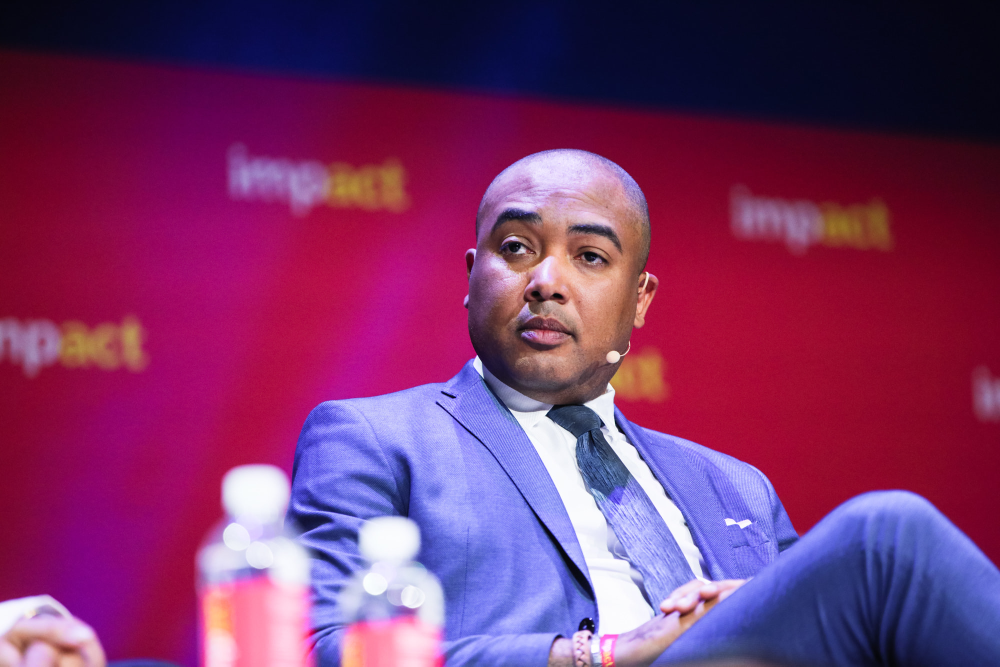
#> input picture images/profile_red_bg.jpg.jpg, 2000 x 1333 px (shown at 1/2 size)
$ python generate_ai_business_changes_15.py --output out.png
#> lines starting #> are read from the running program, lines starting #| are printed output that depends on the picture; after the words box and inside, x2 and y2 are one past the last pixel; in counts of white or black regions, pixels touching at a corner belong together
#!/usr/bin/env python3
"""Original fifteen-outcome enterprise AI infographic; no copied formulas or third-party diagram."""
from pathlib import Path
import argparse, math
from PIL import Image, ImageDraw, ImageFont, ImageOps
from reportlab.pdfgen import canvas
from reportlab.lib.pagesizes import A4
from reportlab.lib.utils import ImageReader

ROOT=Path(__file__).resolve().parents[1]
NAVY="#06213A"; NAVY2="#154362"; INK="#143149"; MUTED="#466071"
CREAM="#FCFAF7"; WHITE="#FFFFFF"; CYAN="#04C7EC"; COPPER="#BF8965"
EDGE="#DEE7EA"; PALE="#EDF5F5"; STEEL="#607F93"
REG="/usr/share/fonts/truetype/dejavu/DejaVuSans.ttf"
BOLD="/usr/share/fonts/truetype/dejavu/DejaVuSans-Bold.ttf"
GROUPS=[
("01","FINANCIAL PERFORMANCE","#247E7A","cash","Where the economics of the business change",[
("01","Incremental revenue","More contribution from qualified demand","Sales action with controlled recommendations","Matched-cohort contribution, not AI touches"),
("02","Recurring cost reduction","Fewer costs from work and rework","Redesigned process; expense actually retired","Finance-verified net run-cost change"),
("03","Investment payback","Recover the full AI investment","Lifecycle budget and realised cash effects","Cumulative net benefits versus investment"),
("04","Lower cost per transaction","Complete comparable work at lower unit cost","Reliable unit definition and exception control","Fully loaded cost per quality-adjusted case")]),
("02","OPERATIONAL PERFORMANCE","#BD8C61","clock","Where end-to-end work improves",[
("05","Faster cycle time","Less waiting from request to resolution","Remove bottlenecks across handoffs","End-to-end time, errors and escalation"),
("06","Repeatable automated work","Routine cases completed with less manual work","Permissions, test cases and recovery","Completed cases without rework"),
("07","More productive capacity","People do more useful work with released time","Redesign roles and allocate recovered hours","New work delivered; no double-counted cash"),
("08","Earlier first value","Useful results reach real operations sooner","Narrow scope and a clear release gate","Date of first verified sustained outcome")]),
("03","CUSTOMER OUTCOMES","#2E88BD","people","Where customers receive better results",[
("09","Higher sales conversion","More qualified prospects become customers","Reliable signals and seller judgment","Comparable conversion cohorts"),
("10","Stronger customer retention","Reduce avoidable churn and loss","Actionable signals, service ownership","Retention over a comparable renewal period"),
("11","Better customer experience","Clearer, more relevant and dependable service","Current knowledge, quality and feedback loops","Satisfaction with complaints and repeat contact"),
("12","First-contact resolution","Correctly solve more issues the first time","Bounded authority and reliable knowledge","Verified first-contact success and recontact")]),
("04","ENTERPRISE CAPABILITY","#8B7097","network","Where value survives beyond a pilot",[
("13","Pilots into owned services","Move useful tests into stable operations","Named owner, support and stop rights","Share of validated pilots operating reliably"),
("14","Cover priority value pools","Improve the work that matters most","Rank value, feasibility and risk","Material value addressed, not project count"),
("15","Employee experience","Remove friction while preserving judgment","Practitioner input and supported role changes","Experience, workload, quality and rework")])
]
def rgb(s):return tuple(int(s[i:i+2],16) for i in (1,3,5))
def F(size,bold=False):return ImageFont.truetype(BOLD if bold else REG,size)
def t(d,x,y,s,size,color,b=False):d.text((int(x),int(y)),str(s),font=F(size,b),fill=color)
def wrap(d,s,width,size,bold=False):
    a=[];line=""
    for word in s.split():
        trial=(line+" "+word).strip()
        if d.textbbox((0,0),trial,font=F(size,bold))[2] <= width:line=trial
        else:
            if line:a.append(line)
            line=word
    if line:a.append(line)
    return a
def paragraph(d,x,y,s,w,size,color,bold=False,limit=3,leading=1.28):
    lines=wrap(d,s,w,size,bold)
    if len(lines)>limit:raise ValueError("Overflow: "+repr((s,w,size,lines)))
    for line in lines:t(d,x,y,line,size,color,bold);y+=round(size*leading)
    return y
def rounded(d,box,fill,rad=15,edge=EDGE,width=2):
    d.rounded_rectangle(tuple(map(int,box)),radius=rad,fill=fill,outline=edge,width=width)
def gradient(im,box,a,b):
    d=ImageDraw.Draw(im);x0,y0,x1,y1=box;a=rgb(a);b=rgb(b)
    for y in range(y0,y1):
        k=(y-y0)/max(1,y1-y0)
        d.line((x0,y,x1,y),fill=tuple(round(a[i]*(1-k)+b[i]*k) for i in range(3)))
def emblem(d,kind,x,y,c):
    w=5
    if kind=="cash":
        d.ellipse((x+3,y+8,x+59,y+63),outline=c,width=w)
        d.line((x+30,y+18,x+30,y+53),fill=c,width=3)
        d.arc((x+16,y+18,x+48,y+49),70,255,fill=c,width=4)
    elif kind=="clock":
        d.ellipse((x+5,y+5,x+66,y+66),outline=c,width=w)
        d.line((x+35,y+35,x+35,y+16),fill=c,width=w)
        d.line((x+35,y+35,x+54,y+45),fill=c,width=w)
    elif kind=="people":
        d.ellipse((x+25,y+5,x+47,y+27),outline=c,width=4)
        d.arc((x+14,y+26,x+58,y+67),185,355,fill=c,width=4)
        d.ellipse((x+2,y+18,x+17,y+34),outline=c,width=3)
        d.ellipse((x+57,y+18,x+72,y+34),outline=c,width=3)
    else:
        for a,b in [(9,39),(35,12),(62,40)]:
            d.ellipse((x+a-9,y+b-9,x+a+9,y+b+9),outline=c,width=4)
        d.line((x+23,y+33,x+29,y+22),fill=c,width=4)
        d.line((x+44,y+23,x+55,y+33),fill=c,width=4)
def portrait(im,x,y,r):
    path=ROOT/"images"/"profile_red_bg.jpg.jpg"
    if not path.is_file():raise FileNotFoundError("Authentic brand portrait absent: "+str(path))
    with Image.open(path) as photo:
        photo=photo.convert("RGB")
        if photo.width>800:
            a,b=photo.size;photo=photo.crop((int(a*.42),int(b*.16),int(a*.70),int(b*.60)))
        photo=ImageOps.fit(photo,(2*r,2*r),centering=(.5,.4))
    mask=Image.new("L",(2*r,2*r),0);ImageDraw.Draw(mask).ellipse((0,0,2*r,2*r),fill=255)
    d=ImageDraw.Draw(im);d.ellipse((x-r-5,y-r-5,x+r+5,y+r+5),fill=WHITE)
    im.paste(photo,(x-r,y-r),mask)
def header(im,mobile):
    w=im.width;end=430 if mobile else 355;gradient(im,(0,0,w,end),NAVY,NAVY2)
    d=ImageDraw.Draw(im)
    for k in range(4):d.arc((-135,20+k*28,w+130,end+170+k*30),190,333,fill="#205477",width=3)
    x=40 if mobile else 64
    d.rectangle((x,44,x+9,108),fill=CYAN)
    t(d,x+28,56,"EXECUTIVE AI BRIEFING   /   BUSINESS VALUE",21 if mobile else 22,"#A4EAF3",True)
    if mobile:
        t(d,x,144,"15 WAYS AI CAN",54,WHITE,True)
        t(d,x,219,"CHANGE YOUR",54,WHITE,True)
        t(d,x,294,"BUSINESS",60,"#E7B488",True)
        paragraph(d,x,370,"What it takes to make the change measurable.",w-x*2,22,"#DFEDF3")
    else:
        t(d,x,130,"15 WAYS AI CAN CHANGE",67,WHITE,True)
        t(d,x,220,"YOUR BUSINESS",75,"#E7B488",True)
        t(d,x,314,"What changes. What it takes. What must be proved.",24,"#DFEDF3")
def intro(im,mobile):
    d=ImageDraw.Draw(im);x=42 if mobile else 64
    y=460 if mobile else 377
    t(d,x,y,"USAGE SHOWS ACTIVITY. OUTCOMES SHOW CHANGE.",22 if mobile else 25,INK,True)
    paragraph(d,x,y+(50 if mobile else 53),
      "Fifteen selected business outcomes across four executive dimensions. An AI feature is not a benefit until the business can demonstrate a change in real work.",
      im.width-2*x,20 if mobile else 22,MUTED,limit=4)
def band(im,y,g,mobile):
    n,label,color,kind,caption,_=g
    d=ImageDraw.Draw(im);x=34 if mobile else 55;right=im.width-x
    rounded(d,(x,y,right,y+(100 if mobile else 84)),color,18,color,2)
    emblem(d,kind,x+21,y+15,WHITE)
    tx=x+104
    t(d,tx,y+10,n+"   "+label,25 if mobile else 30,WHITE,True)
    paragraph(d,tx,y+54,caption,right-tx-18,18 if mobile else 20,"#FFFFFF",limit=1)
def card(im,x,y,w,h,item,color,mobile):
    number,title,change,takes,proof=item
    d=ImageDraw.Draw(im)
    rounded(d,(x,y,x+w,y+h),WHITE,18,EDGE,2)
    d.rounded_rectangle((x+18,y+17,x+79,y+65),radius=9,fill=color)
    t(d,x+25,y+24,number,25,WHITE,True)
    tx=x+95
    paragraph(d,tx,y+20,title,w-116,31 if mobile else 26,INK,True,limit=2,leading=1.12)
    first=y+(98 if mobile else 87)
    t(d,x+22,first,"CHANGE",20 if mobile else 15,color,True)
    paragraph(d,x+(170 if mobile else 119),first-2,change,w-(195 if mobile else 144),24 if mobile else 17,MUTED,limit=2)
    first+=79 if mobile else 49
    t(d,x+22,first,"REQUIRES",20 if mobile else 14,color,True)
    paragraph(d,x+(170 if mobile else 119),first-2,takes,w-(195 if mobile else 144),24 if mobile else 17,INK,limit=2)
    first+=79 if mobile else 49
    t(d,x+22,first,"PROOF",20 if mobile else 15,color,True)
    paragraph(d,x+(170 if mobile else 119),first-2,proof,w-(195 if mobile else 144),24 if mobile else 17,MUTED,limit=2)
VALUE_CHECK_ROWS=(
    ("RESULT","Did the outcome improve?"),
    ("ATTRIBUTION","What was genuinely caused by AI?"),
    ("NET EFFECT","Does value remain after full costs and rework?"),
)

def value_check_panel(im,x,y,w,h,mobile=False):
    """Unnumbered editorial proof panel, not a sixteenth AI measure."""
    d=ImageDraw.Draw(im)
    violet="#816A95"
    surface="#F3EFF7"
    frame="#D9D0E3"
    rounded(d,(x,y,x+w,y+h),surface,18,frame,2)
    d.rounded_rectangle((x+12,y+13,x+18,y+h-13),radius=3,fill=violet)
    left=x+33
    t(d,left,y+18,"THE VALUE TEST",20 if mobile else 17,violet,True)
    # Original line icon: documented result + confirmation, no extra metric number.
    icon_x=x+w-(91 if mobile else 74);icon_y=y+23
    d.rounded_rectangle((icon_x,icon_y,icon_x+33,icon_y+38),radius=5,outline=violet,width=3)
    d.line([(icon_x+7,icon_y+22),(icon_x+14,icon_y+29),(icon_x+27,icon_y+12)],fill=violet,width=3)
    t(d,left,y+(62 if mobile else 50),
      "Before calling it AI impact",31 if mobile else 23,INK,True)
    first=y+(140 if mobile else 98)
    step=63 if mobile else 37
    label_w=180 if mobile else 132
    for i,(label,question) in enumerate(VALUE_CHECK_ROWS):
        row_y=first+i*step
        if i:
            d.line((left,row_y-12 if mobile else row_y-7,x+w-24,row_y-12 if mobile else row_y-7),
                   fill="#E0D9E9",width=1)
        t(d,left,row_y,label,18 if mobile else 15,violet,True)
        paragraph(d,left+label_w,row_y-2,question,
                  w-label_w-65,23 if mobile else 16,INK,limit=2)

def action(im,y,mobile):
    d=ImageDraw.Draw(im);x=34 if mobile else 55;right=im.width-x
    h=266 if mobile else 230
    gradient(im,(x,y,right,y+h),NAVY,NAVY2)
    d.rectangle((x,y,x+11,y+h),fill=CYAN)
    t(d,x+35,y+24,"THE LEADERSHIP DECISION",25 if mobile else 27,"#B9F4FC",True)
    paragraph(d,x+35,y+73,"Choose the outcome. Name the owner. Establish the baseline. Fund the change. Verify before scaling.",
        right-x-65,25 if mobile else 27,WHITE,True,limit=3)
    paragraph(d,x+35,y+(214 if mobile else 179),"Scale / repair / stop based on evidence, quality and full cost.",right-x-65,19,"#D9E9F1",limit=2)
def footer(im,y,mobile):
    gradient(im,(0,y,im.width,im.height),NAVY,NAVY2);d=ImageDraw.Draw(im)
    d.rectangle((0,y,im.width,y+5),fill=CYAN)
    px=98 if mobile else 105;py=y+83
    portrait(im,px,py,52);tx=px+82
    t(d,tx,y+29,"Jair Ribeiro",31,WHITE,True)
    t(d,tx,y+73,"AI LEADER",20,"#A5EBF5",True)
    paragraph(d,tx,y+111,"Enterprise AI Adoption · Governance · Business Transformation",
        im.width-tx-25,17,"#DAE8F1",limit=2)
def required_height(mobile=False):
    """Determine the full physical canvas before drawing; never crop past its bounds."""
    y=625 if mobile else 550
    for group in GROUPS:
        y+=112 if mobile else 100
        count=len(group[5])
        y+=count*365 if mobile else math.ceil(count/2)*239
        if mobile and count%2:  # the unnumbered value-test panel follows the 15th item
            y+=365
        y+=20
    return y+(308 if mobile else 260)+175


def render(mobile=False):
    w=800 if mobile else 1400
    im=Image.new("RGB",(w,required_height(mobile)),CREAM)
    header(im,mobile);intro(im,mobile)
    y=625 if mobile else 550
    for group in GROUPS:
        band(im,y,group,mobile);y+=112 if mobile else 100
        items=group[5]
        if mobile:
            for item in items:
                card(im,34,y,w-68,350,item,group[2],True);y+=365
            if len(items)%2:
                value_check_panel(im,34,y,w-68,350,True);y+=365
        else:
            for j,item in enumerate(items):
                x=55+(j%2)*649
                row=j//2
                card(im,x,y+row*239,635,227,item,group[2],False)
            if len(items)%2:
                # Complete the final 2-column row without creating a 16th metric.
                x=55+(len(items)%2)*649
                row=len(items)//2
                value_check_panel(im,x,y+row*239,635,227,False)
            y+=math.ceil(len(items)/2)*239
        y+=20 if mobile else 20
    action(im,y+8,mobile);footer(im,y+308 if mobile else y+260,mobile)
    # A crop beyond the allocated image silently pads with black; prohibit it.
    expected_bottom=y+(308 if mobile else 260)+175
    assert im.height==expected_bottom, (im.height,expected_bottom)
    return im
def build(dest):
    dest=Path(dest);dest.mkdir(parents=True,exist_ok=True)
    assert len([x for g in GROUPS for x in g[5]])==15
    images=[]
    for name,mobile in [("desktop",False),("mobile",True)]:
        im=render(mobile);path=dest/(name+".png");im.save(path,optimize=True)
#> in render, `intro(im, mobile)`:
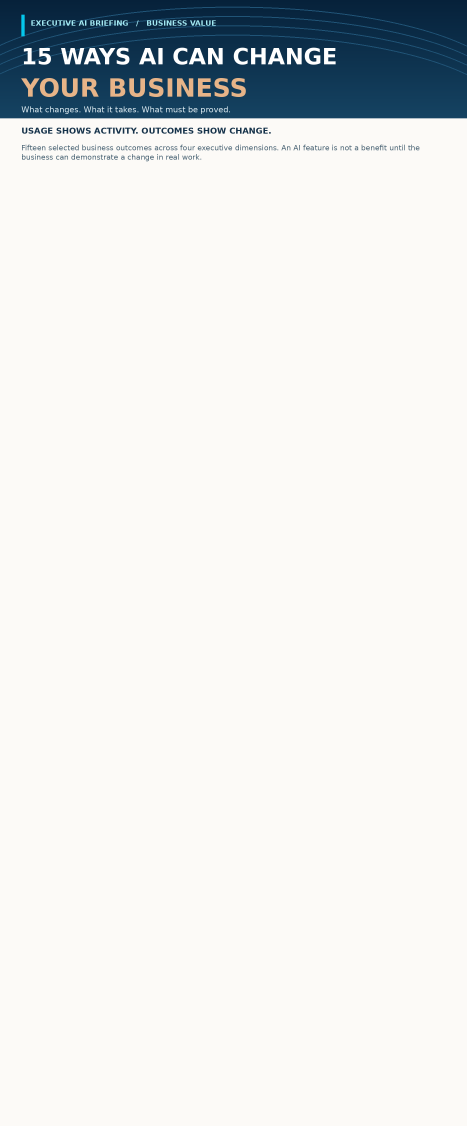
#> im: PIL image 1400x3377 RGB (shown at 1/3 size); mean R, G, B 228.6, 230.3, 230.2
#> after the loop in render, `for group in GROUPS:`:
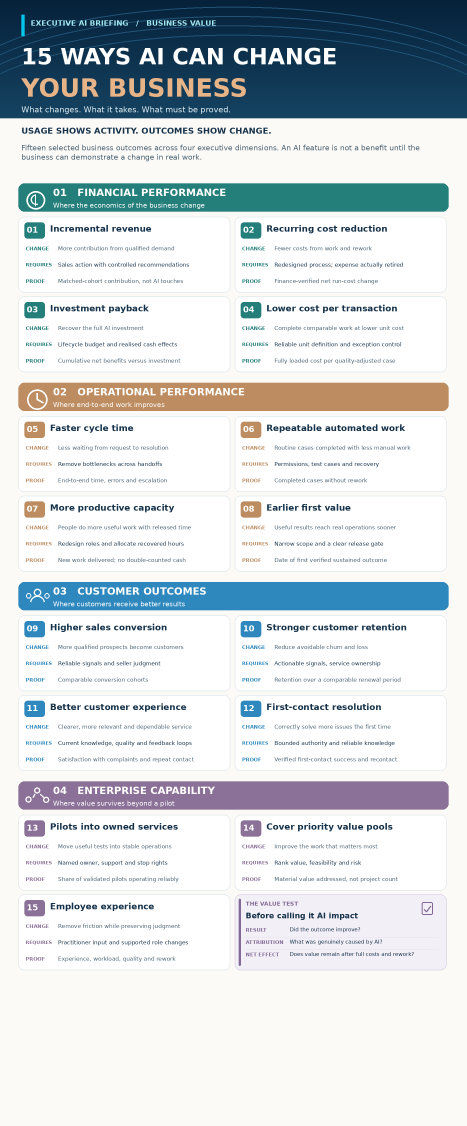
#> im: PIL image 1400x3377 RGB (shown at 1/3 size); mean R, G, B 210.3, 216.2, 219.7
#> after the loop in render, `for group in GROUPS:`: y = 2942
#> in action, `gradient(im,(x,y,right,y+h),NAVY,NAVY2)`:
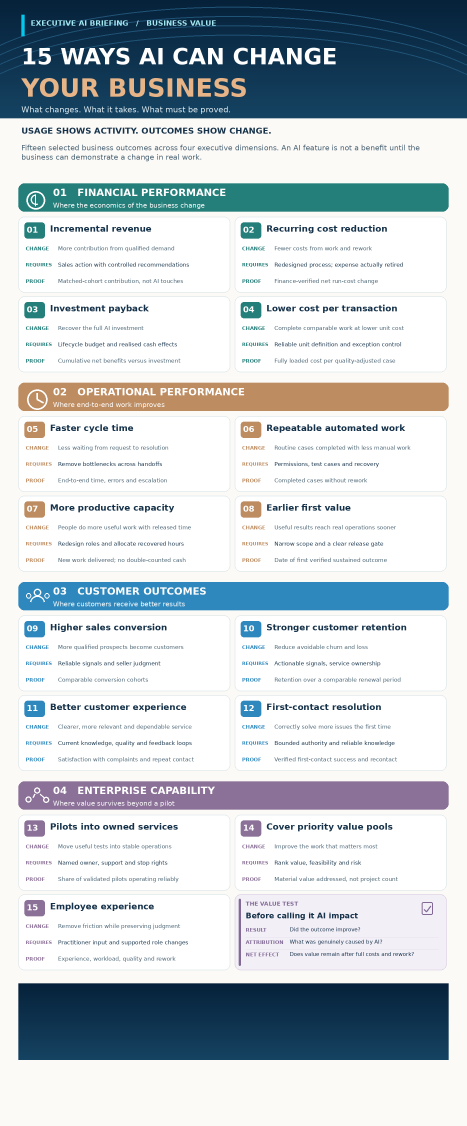
#> im: PIL image 1400x3377 RGB (shown at 1/3 size); mean R, G, B 195.3, 203.7, 209.1
#> in footer, `gradient(im, (0, y, im.width, im.height), NAVY, NAVY2)`:
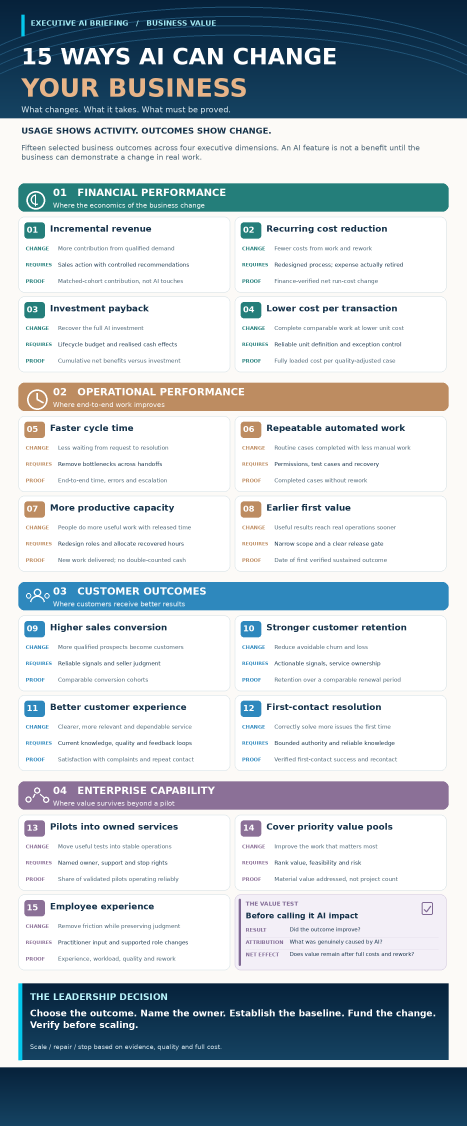
#> im: PIL image 1400x3377 RGB (shown at 1/3 size); mean R, G, B 183.8, 194.2, 201.1
#> in portrait, photo is the input picture: PIL image 2000x1333 RGB; mean R, G, B 122.6, 51.7, 104.9
#> in portrait, `photo = photo.crop((int(a * 0.42), int(b * 0.16), int(a * 0.7), int(b `:
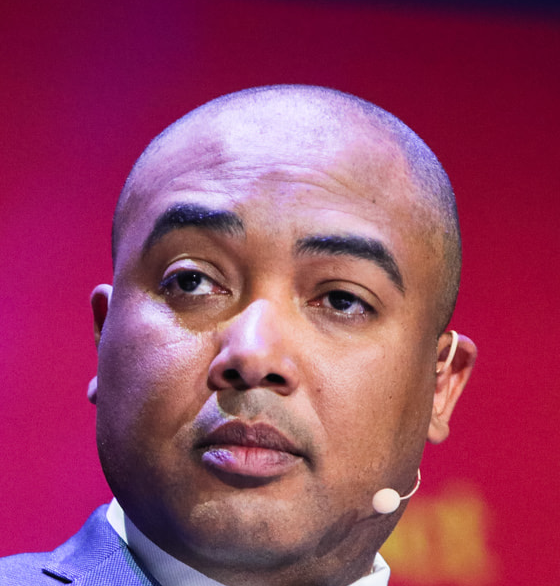
#> photo: PIL image 560x586 RGB; mean R, G, B 150.9, 64.6, 98.4
#> in portrait, `photo=ImageOps.fit(photo,(2*r,2*r),centering=(.5,.4))`:
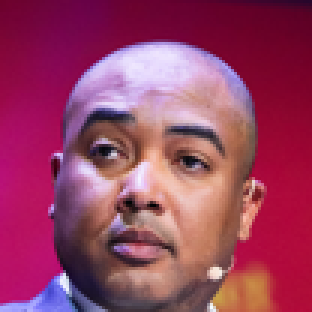
#> photo: PIL image 104x104 RGB (shown 3 times larger); mean R, G, B 152.6, 64.9, 98.5
#> in portrait, `mask = Image.new('L', (2 * r, 2 * r), 0)`: mask: PIL image 104x104 L; every value is 0
#> in portrait, `ImageDraw.Draw(mask).ellipse((0, 0, 2 * r, 2 * r), fill=255)`:
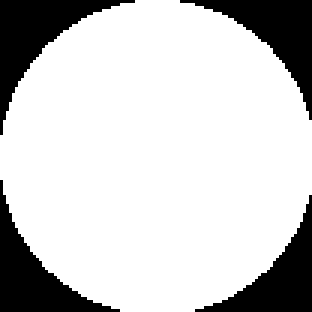
#> mask: PIL image 104x104 L (shown 3 times larger); 79.7% white; 4 black regions, box (x1, y1, x2, y2) and area: (0, 0, 45, 45) 595, (60, 0, 104, 40) 550, (0, 60, 40, 104) 550, (65, 65, 104, 104) 506
#> in render, `expected_bottom=y+(308 if mobile else 260)+175`: expected_bottom = 3377
        wp=dest/(name+".webp");im.save(wp,format="WEBP",quality=85,method=6)
        assert wp.stat().st_size<1_500_000
        print(name,im.size,wp.stat().st_size);images.append(im)
#| desktop (1400, 3377) 329322
    poster=images[0]
    pdf=canvas.Canvas(str(dest/"infographic.pdf"),pagesize=A4)
    page_w,page_h=A4
    # Three genuine A4 pages preserve legibility; each contains a contiguous band of the same infographic.
    cuts=[0,int(poster.height/3),int(poster.height*2/3),poster.height]
    for i in range(3):
        crop=poster.crop((0,cuts[i],poster.width,cuts[i+1]))
        ratio=min((page_w-36)/crop.width,(page_h-42)/crop.height)
        dw,dh=crop.width*ratio,crop.height*ratio
        pdf.drawImage(ImageReader(crop), (page_w-dw)/2, (page_h-dh)/2, dw,dh)
        pdf.setFont("Helvetica",8);pdf.setFillColorRGB(.3,.4,.5)
        pdf.drawRightString(page_w-20,15,f"Jair Ribeiro  |  Executive AI Briefing  |  {i+1}/3")
        pdf.showPage()
    pdf.save()
    assert (dest/"infographic.pdf").stat().st_size>1000
if __name__=="__main__":
    pa=argparse.ArgumentParser();pa.add_argument("--output",required=True)
    build(pa.parse_args().output)
#> (the call stopped at in build, `pdf=canvas.Canvas(str(dest/"infographic.pdf"),pagesize=A4)`: reportlab is not available in this run)
